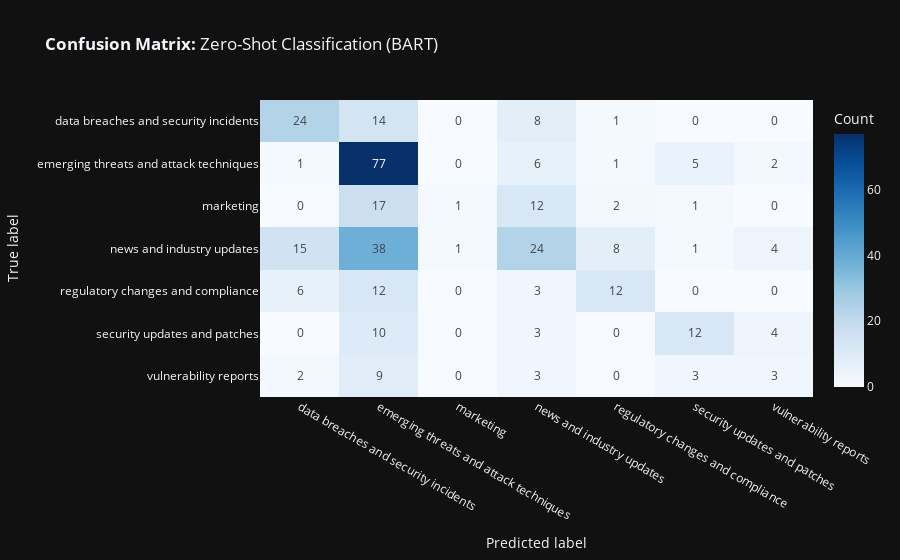

Notebook source saved alongside this figure:
### Code cell
candidate_labels = ['vulnerability reports',
                    'security updates and patches',
                    'emerging threats and attack techniques',
                    'regulatory changes and compliance',
                    'data breaches and security incidents',
                    'news and industry updates',
                    'marketing']

# Function for BART Zero-Shot classification, slightly modified for simplicity
def bart_zero_shot(sequence):
    classified_sequence = classifier(sequence, candidate_labels)
    classified_scores = {label: classified_sequence['scores'][classified_sequence['labels'].index(label)] for label in candidate_labels}
    category = max(classified_scores, key=classified_scores.get)
    return pd.Series([category, classified_scores])

# Create new classifications or load existing if available 
if not os.path.exists('./data/bartZero.csv'):
    bdata = pd.DataFrame(data[['content', 'category']])
    bdata[['bart-zero-category', 'bart-zero-scores']] = bdata['content'].apply(bart_zero_shot)
    bdata.to_csv('./data/bartZero.csv')
else:
    bdata = pd.read_csv('./data/bartZero.csv')
    bdata['bart-zero-scores'] = bdata['bart-zero-scores'].apply(ast.literal_eval) 

    
    
# Creating a probability matrix for log loss
prob_matrix = np.array(bdata['bart-zero-scores'].apply(lambda scores_dict: [scores_dict.get(label, 0) for label in candidate_labels]).tolist())

# True labels from the 'category' column
true_labels = bdata['category'].tolist()

# Predicted labels from the 'bart-zero-category' column
predicted_labels = bdata['bart-zero-category'].tolist()

# Encode labels for log loss calculation
label_encoder = LabelEncoder()
label_encoder.fit(candidate_labels)
true_labels_encoded = label_encoder.transform(true_labels)
predicted_labels_encoded = label_encoder.transform(predicted_labels)

# Classification report using true and predicted labels
print(classification_report(true_labels, predicted_labels, target_names=candidate_labels))

# Calculate Log Loss
loss = log_loss(true_labels_encoded, prob_matrix, labels=range(len(candidate_labels)))
print(f"Cross-Entropy Loss / Log Loss: {loss}")

# Generate Confusion Matrix
cm = confusion_matrix(true_labels_encoded, predicted_labels_encoded)

# Plot Confusion Matrix
fig = px.imshow(cm, x=label_encoder.classes_, y=label_encoder.classes_, text_auto=True, aspect="auto",
                labels=dict(x="Predicted label", y="True label", color="Count"), color_continuous_scale='Blues',
                title='<b>Confusion Matrix:</b> Zero-Shot Classification (BART)')
fig.show()

### Figure 1 — Plotly figure (JSON) as saved in the notebook; plotly's stock layout.template omitted (floating-point values rounded to 4 significant figures)
{"data": [{"coloraxis": "coloraxis", "hovertemplate": "Predicted label: %{x}<br>True label: %{y}<br>Count: %{z}<extra></extra>", "name": "0", "texttemplate": "%{z}", "type": "heatmap", "x": ["data breaches and security incidents", "emerging threats and attack techniques", "marketing", "news and industry updates", "regulatory changes and compliance", "security updates and patches", "vulnerability reports"], "xaxis": "x", "y": ["data breaches and security incidents", "emerging threats and attack techniques", "marketing", "news and industry updates", "regulatory changes and compliance", "security updates and patches", "vulnerability reports"], "yaxis": "y", "z": [[24, 14, 0, 8, 1, 0, 0], [1, 77, 0, 6, 1, 5, 2], [0, 17, 1, 12, 2, 1, 0], [15, 38, 1, 24, 8, 1, 4], [6, 12, 0, 3, 12, 0, 0], [0, 10, 0, 3, 0, 12, 4], [2, 9, 0, 3, 0, 3, 3]]}], "layout": {"autosize": true, "coloraxis": {"colorbar": {"title": {"text": "Count"}}, "colorscale": [[0, "rgb(247,251,255)"], [0.125, "rgb(222,235,247)"], [0.25, "rgb(198,219,239)"], [0.375, "rgb(158,202,225)"], [0.5, "rgb(107,174,214)"], [0.625, "rgb(66,146,198)"], [0.75, "rgb(33,113,181)"], [0.875, "rgb(8,81,156)"], [1, "rgb(8,48,107)"]]}, "title": {"text": "<b>Confusion Matrix:</b> Zero-Shot Classification (BART)"}, "xaxis": {"anchor": "y", "autorange": true, "domain": [0, 1], "range": [-0.5, 6.5], "title": {"text": "Predicted label"}, "type": "category"}, "yaxis": {"anchor": "x", "autorange": true, "domain": [0, 1], "range": [6.5, -0.5], "title": {"text": "True label"}, "type": "category"}}}
